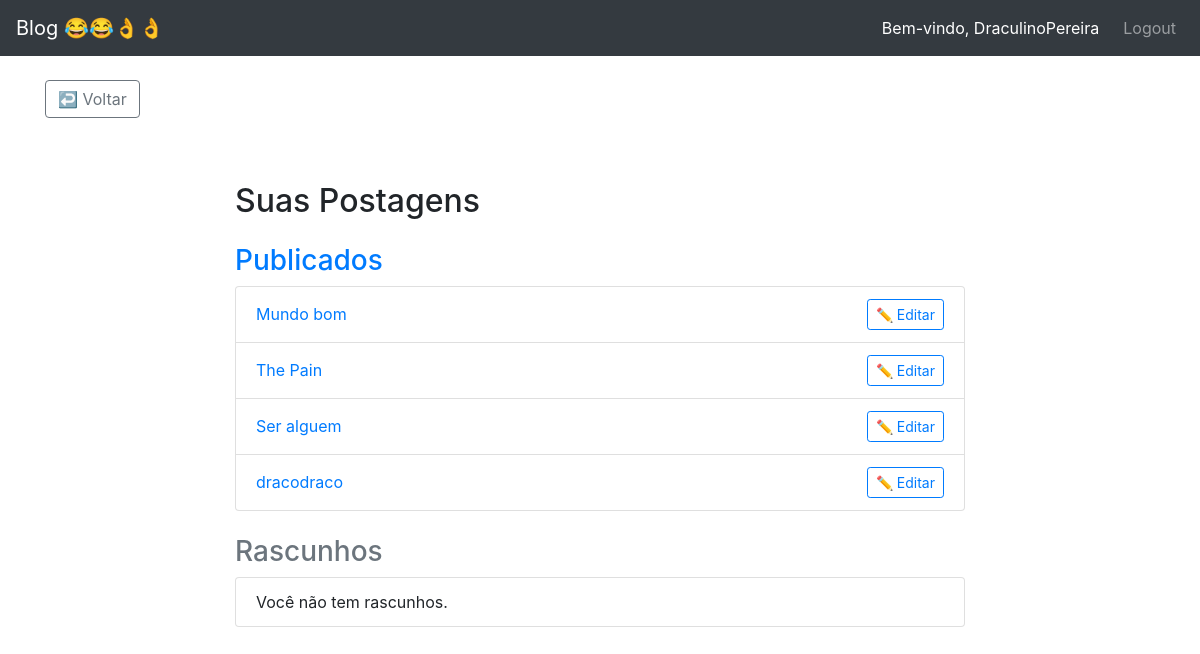
/my-posts/ (signed in), run on an earlier commit of the app's database.
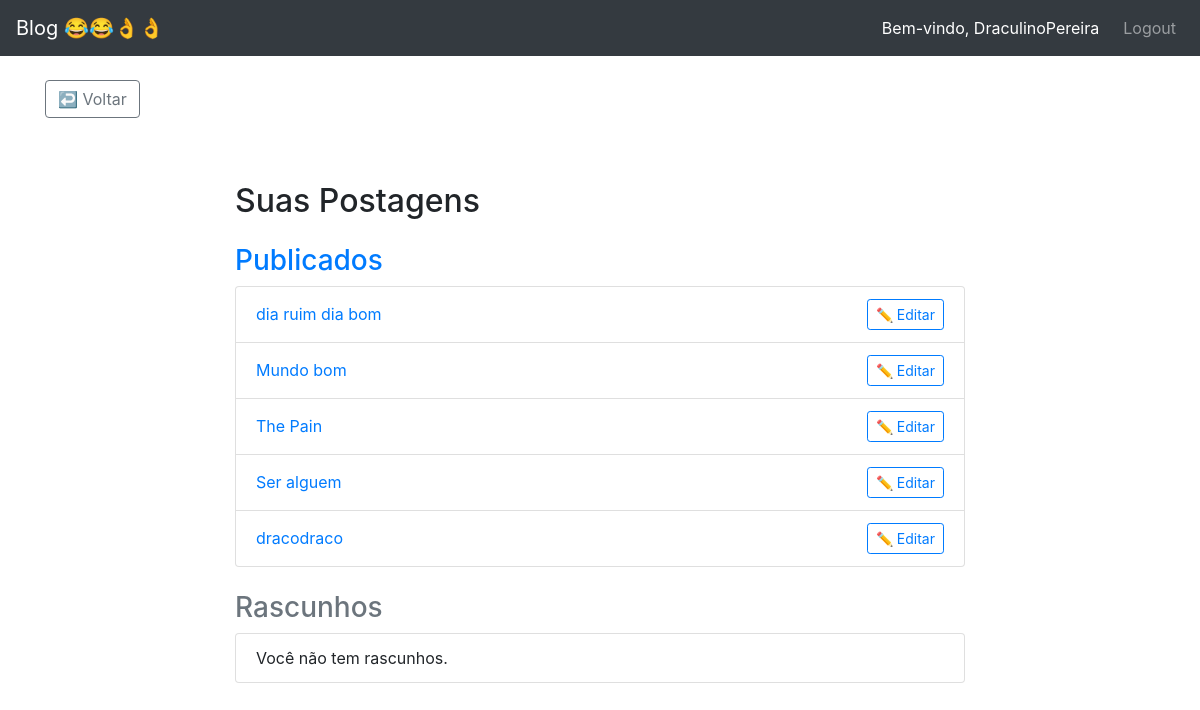
And on a later commit of the database.
### blog/models.py (models this page shows, shortened)
class Post(models.Model):
    class NewManager(models.Manager):
        def get_queryset(self):
            return super().get_queryset().filter(status='published')
    options = (
        ('draft', 'Draft'),
        ('published', 'Published'),
    )
    title = models.CharField(max_length=255)
    excerpt = models.TextField(null=True)
    slug = models.SlugField(max_length=255, unique=True, blank=True)
    publish = models.DateTimeField(default=timezone.now)
    author = models.ForeignKey(User, on_delete=models.CASCADE, related_name='blog_posts')
    content = models.TextField()
    status = models.CharField(max_length=10, choices=options, default='draft')
    objects = models.Manager()
    newmanager = NewManager()
    likes = models.ManyToManyField(User, related_name='post_likes', blank=True)
    dislikes = models.ManyToManyField(User, related_name='post_dislikes', blank=True)
    image = models.ImageField(upload_to='post_images/', blank=True, null=True)
    class Meta:
        ordering = ('-publish',)

### blog/views.py (the view)
# urls.py: path('my-posts/', views.user_posts, name='user_posts'),
@login_required
def user_posts(request):
    posts_published = Post.objects.filter(author=request.user, status='published')
    posts_drafts = Post.objects.filter(author=request.user, status='draft')  # Se houver rascunhos
    return render(request, 'blog/user_posts.html', {
        'posts_published': posts_published,
        'posts_drafts': posts_drafts
    })

### blog/templates/blog/user_posts.html (shortened to what this page needs)
{% extends "base.html" %}
{% block content %}
<div class="container">
    <br>
    <div class="d-flex justify-content-start mb-3">
        <a href="{% url 'blog:homepage' %}" class="btn btn-outline-secondary">↩️ Voltar</a>
    </div>
    <div class="row justify-content-md-center pt-5">
        <div class="col-md-8">
            <h2 class="mb-4">Suas Postagens</h2>
            <h3 class="text-primary">Publicados</h3>
            <ul class="list-group mb-4">
                {% for post in posts_published %}
                <li class="list-group-item d-flex justify-content-between align-items-center">
                    <a href="{% url 'blog:post_single' post.slug %}" class="fw-bold text-decoration-none">
                        {{ post.title }}
                    </a>
                    <a href="{% url 'blog:edit_post' post.slug %}" class="btn btn-sm btn-outline-primary">✏️ Editar</a>
                </li>
                {% empty %}
                <li class="list-group-item">Você ainda não publicou nenhum post.</li>
                {% endfor %}
            </ul>
            <h3 class="text-secondary">Rascunhos</h3>
            <ul class="list-group">
                {% for post in posts_drafts %}
                <li class="list-group-item d-flex justify-content-between align-items-center text-muted">
                    <a href="{% url 'blog:edit_post' post.slug %}" class="fw-bold text-decoration-none">
                        {{ post.title }} (rascunho)
                    </a>
                </li>
                {% empty %}
                <li class="list-group-item">Você não tem rascunhos.</li>
                {% endfor %}
            </ul>
        </div>
    </div>
</div>
{% endblock %}

What changed in the data, as far as the page shows it:
added Post: title "dia ruim dia bom"
